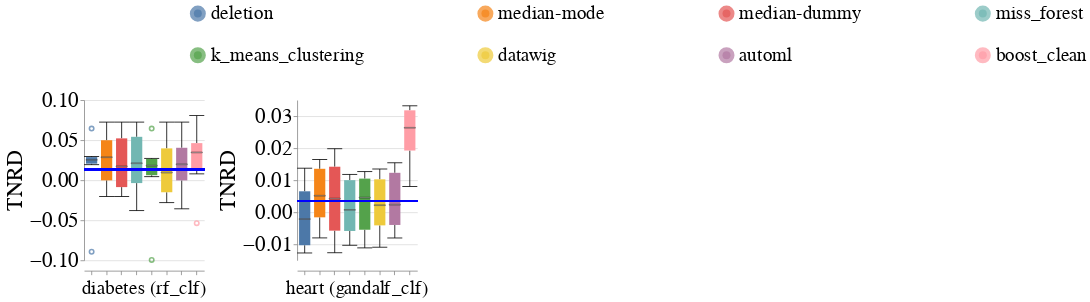

Notebook code for this chart:
### Markdown cell above
### Disparity Metrics

### Code cell
create_box_plots_for_diff_imputers_and_datasets(train_injection_scenario='mixed_exp',
                                                test_injection_scenario='MCAR1 & MAR1 & MNAR1',
                                                dataset_to_group=DATASETS_SENSITIVE_ATTRS,
                                                metric_name='Equalized_Odds_TNR',
                                                db_client=db_client)
